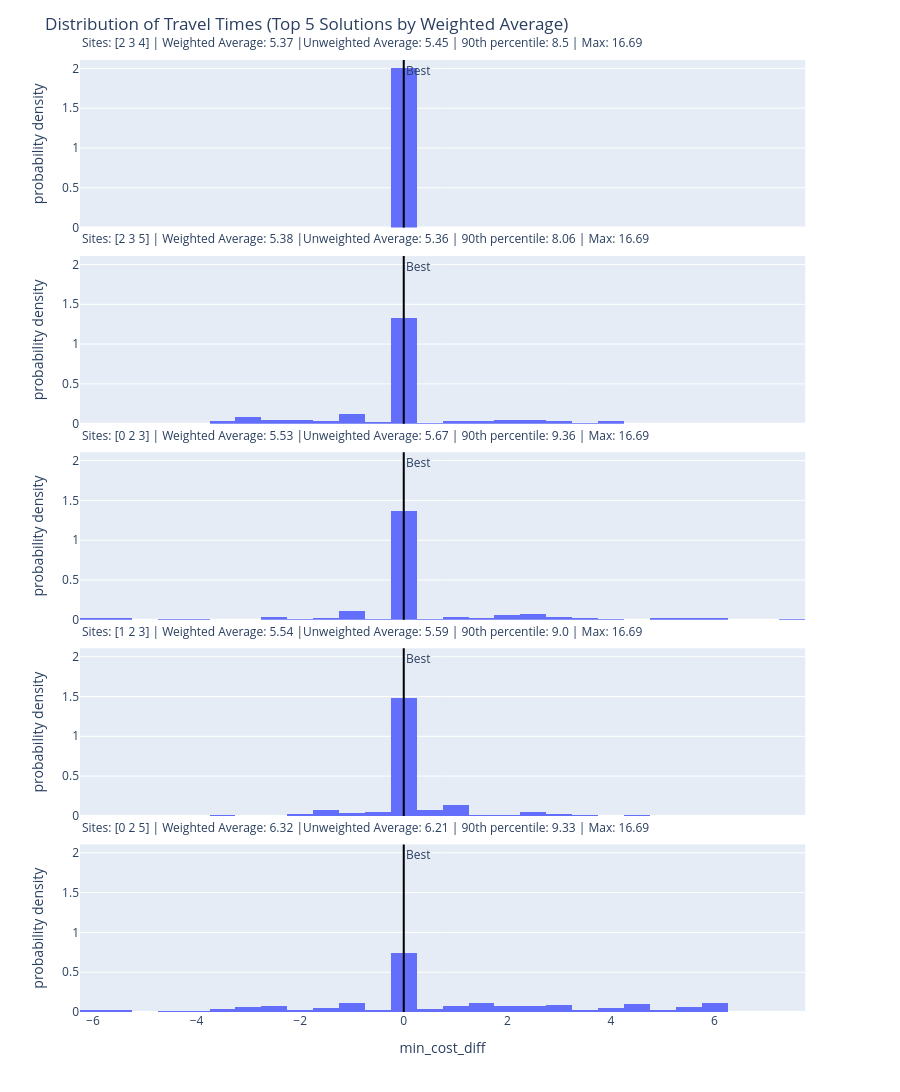

Here is the notebook cell this chart was saved with:
### Code cell
solutions.plot_travel_time_distribution(5, compare_to_best=True)

### Figure 1 — Plotly figure (JSON) as saved in the notebook; plotly's stock layout.template omitted (floating-point values rounded to 4 significant figures; data arrays with more than 128 entries replaced by an {"elided": "..."} marker saying what was removed)
{"data": [{"bingroup": "x", "histnorm": "probability density", "hovertemplate": "label=Sites: [2 3 4] | Weighted Average: 5.37 |Unweighted Average: 5.45 | 90th percentile: 8.5 | Max: 16.69<br>min_cost_diff=%{x}<br>probability density=%{y}<extra></extra>", "legendgroup": "", "marker": {"color": "#636efa", "pattern": {"shape": ""}}, "name": "", "nbinsx": 30, "orientation": "v", "showlegend": false, "type": "histogram", "x": {"elided": "165 float values"}, "xaxis": "x5", "yaxis": "y5"}, {"bingroup": "x", "histnorm": "probability density", "hovertemplate": "label=Sites: [2 3 5] | Weighted Average: 5.38 |Unweighted Average: 5.36 | 90th percentile: 8.06 | Max: 16.69<br>min_cost_diff=%{x}<br>probability density=%{y}<extra></extra>", "legendgroup": "", "marker": {"color": "#636efa", "pattern": {"shape": ""}}, "name": "", "nbinsx": 30, "orientation": "v", "showlegend": false, "type": "histogram", "x": {"elided": "165 float values"}, "xaxis": "x4", "yaxis": "y4"}, {"bingroup": "x", "histnorm": "probability density", "hovertemplate": "label=Sites: [0 2 3] | Weighted Average: 5.53 |Unweighted Average: 5.67 | 90th percentile: 9.36 | Max: 16.69<br>min_cost_diff=%{x}<br>probability density=%{y}<extra></extra>", "legendgroup": "", "marker": {"color": "#636efa", "pattern": {"shape": ""}}, "name": "", "nbinsx": 30, "orientation": "v", "showlegend": false, "type": "histogram", "x": {"elided": "165 float values"}, "xaxis": "x3", "yaxis": "y3"}, {"bingroup": "x", "histnorm": "probability density", "hovertemplate": "label=Sites: [1 2 3] | Weighted Average: 5.54 |Unweighted Average: 5.59 | 90th percentile: 9.0 | Max: 16.69<br>min_cost_diff=%{x}<br>probability density=%{y}<extra></extra>", "legendgroup": "", "marker": {"color": "#636efa", "pattern": {"shape": ""}}, "name": "", "nbinsx": 30, "orientation": "v", "showlegend": false, "type": "histogram", "x": {"elided": "165 float values"}, "xaxis": "x2", "yaxis": "y2"}, {"bingroup": "x", "histnorm": "probability density", "hovertemplate": "label=Sites: [0 2 5] | Weighted Average: 6.32 |Unweighted Average: 6.21 | 90th percentile: 9.33 | Max: 16.69<br>min_cost_diff=%{x}<br>probability density=%{y}<extra></extra>", "legendgroup": "", "marker": {"color": "#636efa", "pattern": {"shape": ""}}, "name": "", "nbinsx": 30, "orientation": "v", "showlegend": false, "type": "histogram", "x": {"elided": "165 float values"}, "xaxis": "x", "yaxis": "y"}], "layout": {"annotations": [{"showarrow": false, "text": "Sites: [0 2 5] | Weighted Average: 6.32 |Unweighted Average: 6.21 | 90th percentile: 9.33 | Max: 16.69", "textangle": 0, "x": 0, "xanchor": "left", "xref": "paper", "y": 0.183, "yanchor": "bottom", "yref": "paper"}, {"showarrow": false, "text": "Sites: [1 2 3] | Weighted Average: 5.54 |Unweighted Average: 5.59 | 90th percentile: 9.0 | Max: 16.69", "textangle": 0, "x": 0, "xanchor": "left", "xref": "paper", "y": 0.389, "yanchor": "bottom", "yref": "paper"}, {"showarrow": false, "text": "Sites: [0 2 3] | Weighted Average: 5.53 |Unweighted Average: 5.67 | 90th percentile: 9.36 | Max: 16.69", "textangle": 0, "x": 0, "xanchor": "left", "xref": "paper", "y": 0.595, "yanchor": "bottom", "yref": "paper"}, {"showarrow": false, "text": "Sites: [2 3 5] | Weighted Average: 5.38 |Unweighted Average: 5.36 | 90th percentile: 8.06 | Max: 16.69", "textangle": 0, "x": 0, "xanchor": "left", "xref": "paper", "y": 0.801, "yanchor": "bottom", "yref": "paper"}, {"showarrow": false, "text": "Sites: [2 3 4] | Weighted Average: 5.37 |Unweighted Average: 5.45 | 90th percentile: 8.5 | Max: 16.69", "textangle": 0, "x": 0, "xanchor": "left", "xref": "paper", "y": 1.007, "yanchor": "bottom", "yref": "paper"}, {"showarrow": false, "text": "Best", "x": 0, "xanchor": "left", "xref": "x", "y": 1, "yanchor": "top", "yref": "y domain"}, {"showarrow": false, "text": "Best", "x": 0, "xanchor": "left", "xref": "x2", "y": 1, "yanchor": "top", "yref": "y2 domain"}, {"showarrow": false, "text": "Best", "x": 0, "xanchor": "left", "xref": "x3", "y": 1, "yanchor": "top", "yref": "y3 domain"}, {"showarrow": false, "text": "Best", "x": 0, "xanchor": "left", "xref": "x4", "y": 1, "yanchor": "top", "yref": "y4 domain"}, {"showarrow": false, "text": "Best", "x": 0, "xanchor": "left", "xref": "x5", "y": 1, "yanchor": "top", "yref": "y5 domain"}], "barmode": "relative", "height": 1250, "legend": {"tracegroupgap": 0}, "margin": {"t": 60}, "shapes": [{"line": {"color": "black", "width": 2}, "type": "line", "x0": 0, "x1": 0, "xref": "x", "y0": 0, "y1": 1, "yref": "y domain"}, {"line": {"color": "black", "width": 2}, "type": "line", "x0": 0, "x1": 0, "xref": "x2", "y0": 0, "y1": 1, "yref": "y2 domain"}, {"line": {"color": "black", "width": 2}, "type": "line", "x0": 0, "x1": 0, "xref": "x3", "y0": 0, "y1": 1, "yref": "y3 domain"}, {"line": {"color": "black", "width": 2}, "type": "line", "x0": 0, "x1": 0, "xref": "x4", "y0": 0, "y1": 1, "yref": "y4 domain"}, {"line": {"color": "black", "width": 2}, "type": "line", "x0": 0, "x1": 0, "xref": "x5", "y0": 0, "y1": 1, "yref": "y5 domain"}], "title": {"text": "Distribution of Travel Times (Top 5 Solutions by Weighted Average)"}, "xaxis": {"anchor": "y", "domain": [0, 0.98], "title": {"text": "min_cost_diff"}}, "xaxis2": {"anchor": "y2", "domain": [0, 0.98], "matches": "x", "showticklabels": false}, "xaxis3": {"anchor": "y3", "domain": [0, 0.98], "matches": "x", "showticklabels": false}, "xaxis4": {"anchor": "y4", "domain": [0, 0.98], "matches": "x", "showticklabels": false}, "xaxis5": {"anchor": "y5", "domain": [0, 0.98], "matches": "x", "showticklabels": false}, "yaxis": {"anchor": "x", "domain": [0, 0.176], "title": {"text": "probability density"}}, "yaxis2": {"anchor": "x2", "domain": [0.206, 0.382], "matches": "y", "title": {"text": "probability density"}}, "yaxis3": {"anchor": "x3", "domain": [0.412, 0.588], "matches": "y", "title": {"text": "probability density"}}, "yaxis4": {"anchor": "x4", "domain": [0.618, 0.794], "matches": "y", "title": {"text": "probability density"}}, "yaxis5": {"anchor": "x5", "domain": [0.824, 1], "matches": "y", "title": {"text": "probability density"}}}}
